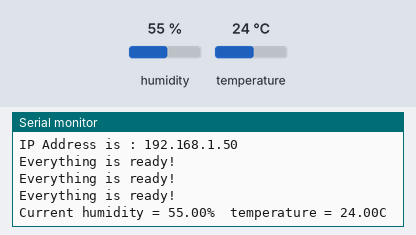
A sketch run on a simulated ESP8266 (NodeMCU). Parts: the last lines printed to the serial monitor. Inputs (shaded band) come from the test bench; at power-on: humidity 55 %, temperature 24 °C. WiFi joins after 1.5 s; servers stay silent unless stated.

Above: at 2.7 s.
2.8 s: humidity set to 22 %
At 5.41 s:
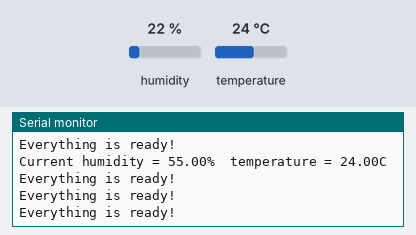
6.9 s: temperature set to 12 °C
At 9.1 s:
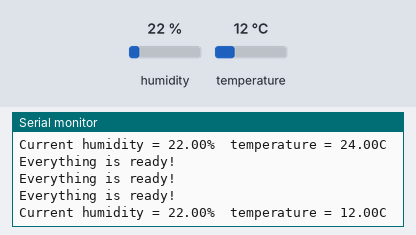
11.0 s: humidity set to 40 %
At 12.9 s:
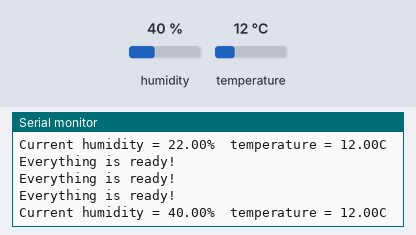
Timing chart, 0 to 14.4 s (numbered marks = the images above; inputs shaded):
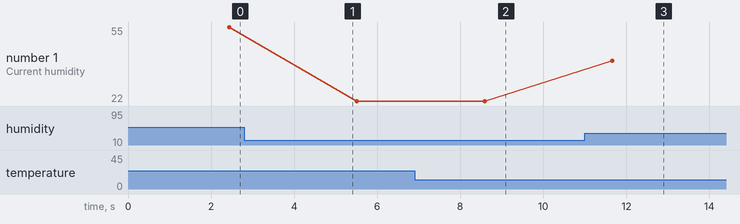

The sketch:

dht11_2.ino
```cpp
#include <ESP8266WiFi.h>
#include<FirebaseArduino.h>
#include <DHT.h>
#include<ArduinoJson.h>

#define DHTTYPE DHT11   // Sensor DHT 11

#define FIREBASE_HOST "temperature-1e8f5.firebaseio.com"                          // database URL
#define FIREBASE_AUTH "iXwilNNzhch9Rf69l7LM9Y9dg7RG9r9KMSgjBMDD"             // secret key

#define WIFI_SSID "ujjwal"
#define WIFI_PASSWORD "ujjwal@123"


#define dht_dpin D3
DHT dht(dht_dpin, DHTTYPE);

void setup() {

  dht.begin();
  Serial.begin(9600);

  Serial.println("Humidity and temperature \n\n");

  WiFi.begin(WIFI_SSID, WIFI_PASSWORD);                                     //try to connect with wifi
  Serial.print("Connecting to ");
  Serial.print(WIFI_SSID);
  while (WiFi.status() != WL_CONNECTED) {
    Serial.print(".");
    delay(500);
  }
  Serial.println();
  Serial.print("Connected to ");
  Serial.println(WIFI_SSID);
  Serial.print("IP Address is : ");
  Serial.println(WiFi.localIP());                                            //print local IP address
  Firebase.begin(FIREBASE_HOST, FIREBASE_AUTH);                              // connect to firebase
                                                             //Start reading dht sensor
}

void loop() {


  // Firebase Error Handling ************************************************
 if (Firebase.failed())
  { delay(500);
    Firebase.begin(FIREBASE_HOST, FIREBASE_AUTH);
    Serial.println(Firebase.error());
  Serial.println("Ignoring firebase\n\n\n\n\n");
  delay(500);
  }

  else {
    Serial.println("Everything is ready!");
    delay(300); Serial.println("Everything is ready!");
    delay(300); Serial.println("Everything is ready!");
    delay(300);
  }


  float h = dht.readHumidity();                                              // Reading humidity
  float t = dht.readTemperature();                                           // Reading temperature

  if (isnan(h) || isnan(t)) {                                                // Check if any reads failed and exit early (to try again).
    Serial.println("Failed to read from DHT sensor!");
    return;
  }

Serial.print("Current humidity = ");
    Serial.print(h);
    Serial.print("%  ");
    Serial.print("temperature = ");
    Serial.print(t);
    Serial.println("C  ");
    delay(2000);
    Firebase.setFloat("/temp",t);
}
```

Measured:
- after the input at 6.9 s, the serial monitor: prints a new line after 1.7 s (image 2)
- after the input at 11.0 s, the serial monitor: prints a new line after 0.66 s (image 3)
- plotted number 1: 55 → 22 after the input at 2.8 s, 22 → 40 after the input at 11.0 s
